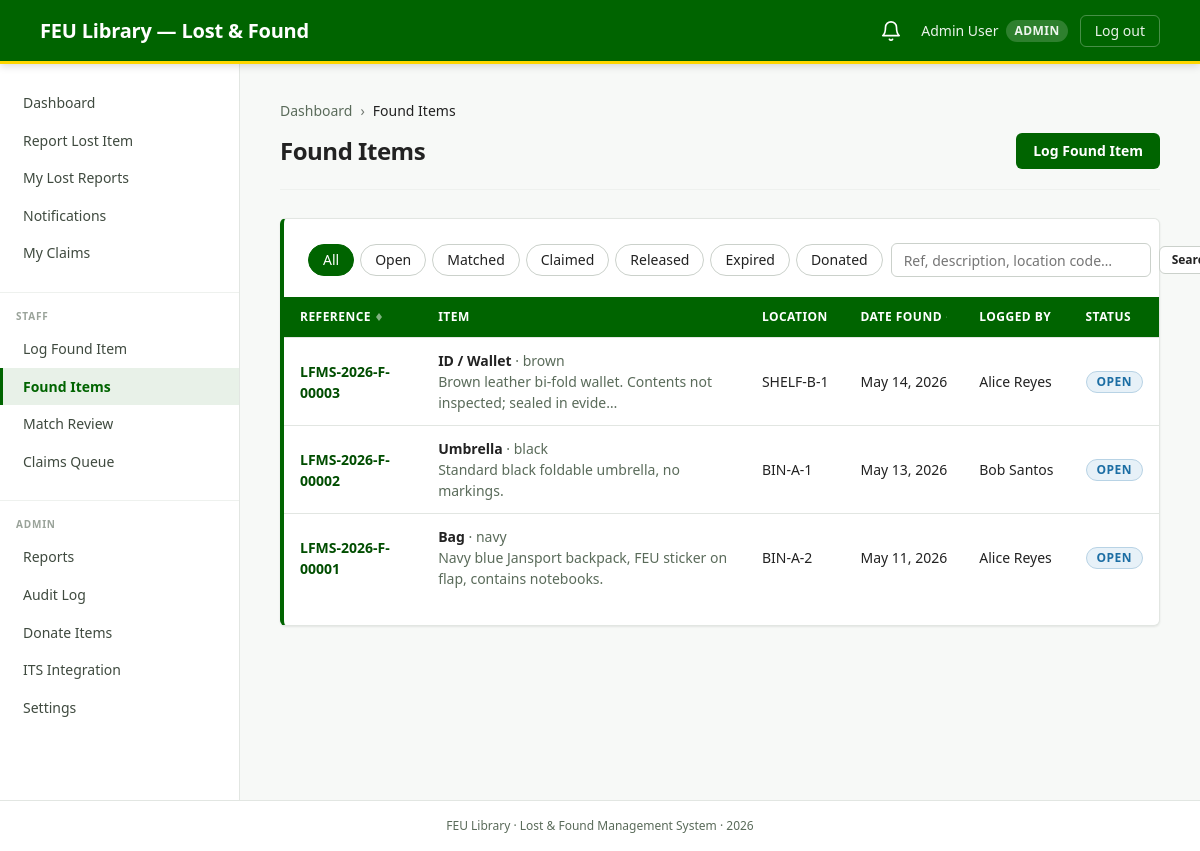
Screenshot of /index.php?p=found (signed in) with the database file from the repository.
### tables this page shows
CREATE TABLE accounts (
  id              INT UNSIGNED       NOT NULL AUTO_INCREMENT,
  role            ENUM('user','staff','admin') NOT NULL,
  user_type       ENUM('student','faculty')    NULL,             
  full_name       VARCHAR(150)       NOT NULL,
  id_number       VARCHAR(50)        NOT NULL,                   
  email           VARCHAR(255)       NOT NULL,
  password_hash   VARCHAR(255)       NOT NULL,                   
  is_active       TINYINT(1)         NOT NULL DEFAULT 1,
  created_at      DATETIME           NOT NULL DEFAULT CURRENT_TIMESTAMP,
  updated_at      DATETIME           NOT NULL DEFAULT CURRENT_TIMESTAMP
                                              ON UPDATE CURRENT_TIMESTAMP,
  PRIMARY KEY (id),
  UNIQUE KEY uq_accounts_email     (email),
  UNIQUE KEY uq_accounts_id_number (id_number),
  KEY idx_accounts_role            (role)
);

CREATE TABLE found_reports (
  id                       INT UNSIGNED       NOT NULL AUTO_INCREMENT,
  ref_number               VARCHAR(30)        NOT NULL,
  finder_account_id        INT UNSIGNED       NOT NULL,          
  category                 VARCHAR(50)        NOT NULL,
  color                    VARCHAR(50)        NOT NULL,
  brand                    VARCHAR(100)       NULL,
  description              TEXT               NOT NULL,
  storage_location_id      INT UNSIGNED       NOT NULL,
  date_found               DATE               NOT NULL,
  status                   ENUM('open','matched','claimed','released','expired','donated')
                                              NOT NULL DEFAULT 'open',
  created_at               DATETIME           NOT NULL DEFAULT CURRENT_TIMESTAMP,
  updated_at               DATETIME           NOT NULL DEFAULT CURRENT_TIMESTAMP
                                                       ON UPDATE CURRENT_TIMESTAMP,
  PRIMARY KEY (id),
  UNIQUE KEY uq_found_ref (ref_number),
  KEY idx_found_finder    (finder_account_id),
  KEY idx_found_storage   (storage_location_id),
  KEY idx_found_status    (status),
  KEY idx_found_category  (category),
  CONSTRAINT fk_found_finder
    FOREIGN KEY (finder_account_id)   REFERENCES accounts(id)          ON DELETE RESTRICT,
  CONSTRAINT fk_found_storage
    FOREIGN KEY (storage_location_id) REFERENCES storage_locations(id) ON DELETE RESTRICT
);

CREATE TABLE storage_locations (
  id              INT UNSIGNED       NOT NULL AUTO_INCREMENT,
  code            VARCHAR(20)        NOT NULL,                   
  description     VARCHAR(255)       NOT NULL,
  is_active       TINYINT(1)         NOT NULL DEFAULT 1,
  created_at      DATETIME           NOT NULL DEFAULT CURRENT_TIMESTAMP,
  updated_at      DATETIME           NOT NULL DEFAULT CURRENT_TIMESTAMP
                                              ON UPDATE CURRENT_TIMESTAMP,
  PRIMARY KEY (id),
  UNIQUE KEY uq_storage_code (code)
);

### pages/found.php (the view, shortened to what the rows shown need)
<?php
$state = table_state('', [
    'sort'     => 'created',
    'dir'      => 'desc',
    'per_page' => 25,
]);
$storage_active = (int) ($_GET['storage'] ?? 0);
$search = $state['q'];
$where  = [];
$params = [];
$where_sql = $where ? 'WHERE ' . implode(' AND ', $where) : '';
$sortable = [
    'created' => 'found_reports.created_at',
    'ref'     => 'found_reports.ref_number',
    'date'    => 'found_reports.date_found',
];
$sort_col = $sortable[$state['sort']] ?? 'found_reports.created_at';
$sort_dir = $state['dir'] === 'asc' ? 'ASC' : 'DESC';
$offset   = ($state['page'] - 1) * $state['per_page'];
$rows = q_all(
    'SELECT found_reports.*,
            storage_locations.code AS storage_code,
            accounts.full_name     AS finder_name
       FROM found_reports
       JOIN storage_locations ON storage_locations.id = found_reports.storage_location_id
       JOIN accounts          ON accounts.id          = found_reports.finder_account_id
     ' . $where_sql . '
      ORDER BY ' . $sort_col . ' ' . $sort_dir . ', found_reports.id DESC
      LIMIT ? OFFSET ?',
    array_merge($params, [$state['per_page'], $offset])
);
$base = array_filter([
    'p'        => 'found',
    'status'   => $state['status'],
    'q'        => $state['q'],
    'storage'  => $storage_active > 0 ? (string) $storage_active : '',
    'sort'     => $state['sort'] !== 'created' ? $state['sort'] : '',
    'dir'      => $state['dir']  !== 'desc'    ? $state['dir']  : '',
    'per_page' => $state['per_page'] !== 25 ? (string) $state['per_page'] : '',
], static fn($v) => $v !== '' && $v !== null);
layout_open('Found Items');
?>
<div class="card">
  <?php if (!$rows): ?>
    <div class="empty-state">
      <?php if ($state['status'] !== '' || $search !== '' || $storage_active > 0): ?>
        <p class="empty-state-title">No items match those filters</p>
        <p class="empty-state-body">Try clearing the filter or searching different keywords.</p>
        <a class="btn btn-ghost" href="<?= e(url('/index.php?p=found')) ?>">Clear filters</a>
      <?php else: ?>
        <p class="empty-state-title">No found items logged yet</p>
        <p class="empty-state-body">When students or staff turn an item in, log it here so the system can match it against open lost reports.</p>
        <a class="btn btn-primary" href="<?= e(url('/index.php?p=found.new')) ?>">Log Found Item</a>
      <?php endif; ?>
    </div>
  <?php else: ?>
    <div class="table-wrap table-wrap-cards">
      <table class="data-table data-table-static">
        <thead>
          <tr>
            <th<?= sort_aria('ref', $state) ?>><?= sort_link('ref', 'Reference', $state, '', $base) ?></th>
            <th>Item</th>
            <th class="col-narrow">Location</th>
            <th class="col-narrow"<?= sort_aria('date', $state) ?>><?= sort_link('date', 'Date found', $state, '', $base) ?></th>
            <th class="col-narrow">Logged by</th>
            <th class="col-narrow">Status</th>
          </tr>
        </thead>
        <tbody>
          <?php foreach ($rows as $r): ?>
            <tr>
              <td data-label="Reference">
                <a href="<?= e(url('/index.php?p=found.show&id=' . (int) $r['id'])) ?>">
                  <?= e((string) $r['ref_number']) ?>
                </a>
              </td>
              <td data-label="Item">
                <strong><?= e(category_label((string) $r['category'])) ?></strong>
                <span class="text-muted text-sm"> &middot; <?= e((string) $r['color']) ?></span>
                <div class="text-sm text-muted"><?= e(mb_strimwidth((string) $r['description'], 0, 70, '…')) ?></div>
              </td>
              <td data-label="Location" class="col-narrow text-sm"><?= e((string) $r['storage_code']) ?></td>
              <td data-label="Date found" class="col-narrow text-sm text-muted">
                <?= e(date('M j, Y', strtotime((string) $r['date_found']))) ?>
              </td>
              <td data-label="Logged by" class="col-narrow text-sm"><?= e((string) $r['finder_name']) ?></td>
              <td data-label="Status" class="col-narrow"><?= status_badge((string) $r['status']) ?></td>
            </tr>
          <?php endforeach; ?>
        </tbody>
      </table>
    </div>
  <?php endif; ?>
</div>

### partials/header.php (shortened to what the rows shown need)
<?php
$user = current_user();
$role_label = strtoupper((string) ($user['role'] ?? ''));
?>
<header class="app-header" role="banner">
  <div class="app-header-tools">
    <div class="app-header-user">
      <span><?= e($user['full_name']) ?></span>
      <span class="role-pill"><?= e($role_label) ?></span>
    </div>
  </div>
</header>

### lib/view.php (shortened to what the rows shown need)
<?php
function url(string $path = ''): string
{
    static $base = null;
    if ($base === null) {
        $configured = cfg('app.base_path');
        $base = rtrim($configured, '/');
    }
    return $base . '/' . ltrim($path, '/');
}
    ?><!DOCTYPE html>
<?php
function status_badge(string $status): string
{
    [$class, $label] = match (strtolower($status)) {
        'open'                 => ['badge-open',     'OPEN'],
        'matched'              => ['badge-matched',  'MATCHED'],
        'claimed'              => ['badge-matched',  'CLAIMED'],
        'pending'              => ['badge-pending',  'PENDING'],
        'pending_user_action'  => ['badge-pending',  'ACTION NEEDED'],
        'pending_verification' => ['badge-pending',  'AWAITING PICKUP'],
        'needs_info'           => ['badge-pending',  'NEEDS INFO'],
        'approved'             => ['badge-approved', 'APPROVED'],
        'rejected'             => ['badge-rejected', 'REJECTED'],
        'released'             => ['badge-released', 'RELEASED'],
        'expired'              => ['badge-expired',  'EXPIRED'],
        'donated'              => ['badge-donated',  'DONATED'],
        default                => ['badge-neutral',  strtoupper($status)],
    };
    return '<span class="badge ' . $class . '">' . e($label) . '</span>';
}
function item_categories(): array
{
    return [
        'bag'          => 'Bag',
        'backpack'     => 'Backpack',
        'phone'        => 'Phone',
        'laptop'       => 'Laptop / Tablet',
        'charger'      => 'Charger / Cable',
        'headphones'   => 'Earphones / Headphones',
        'watch'        => 'Watch / Jewelry',
        'book'         => 'Book / Notebook',
        'calculator'   => 'Calculator',
        'stationery'   => 'Pen / Stationery',
        'wallet'       => 'ID / Wallet',
        'keys'         => 'Keys',
        'water bottle' => 'Water Bottle',
        'umbrella'     => 'Umbrella',
        'clothing'     => 'Clothing',
        'other'        => 'Other',
    ];
}
function category_label(string $key): string
{
    $cats = item_categories();
    return $cats[$key] ?? ucfirst($key);
}
function table_state(string $prefix = '', array $defaults = []): array
{
    $allowed_per = [10, 25, 50, 100];
    $raw_per     = (int) ($_GET[$prefix . 'per_page'] ?? 0);
    return [
        'sort'     => isset($_GET[$prefix . 'sort']) && is_string($_GET[$prefix . 'sort'])
                      ? trim($_GET[$prefix . 'sort'])
                      : (string) ($defaults['sort'] ?? ''),
        'dir'      => (isset($_GET[$prefix . 'dir']) && $_GET[$prefix . 'dir'] === 'asc')
                      ? 'asc'
                      : ((isset($_GET[$prefix . 'dir']) && $_GET[$prefix . 'dir'] === 'desc')
                          ? 'desc'
                          : (string) ($defaults['dir'] ?? 'desc')),
        'page'     => max(1, (int) ($_GET[$prefix . 'page'] ?? 1)),
        'per_page' => in_array($raw_per, $allowed_per, true)
                      ? $raw_per
                      : (int) ($defaults['per_page'] ?? 25),
        'status'   => isset($_GET[$prefix . 'status']) && is_string($_GET[$prefix . 'status'])
                      ? trim($_GET[$prefix . 'status'])
                      : (string) ($defaults['status'] ?? ''),
        'q'        => isset($_GET[$prefix . 'q']) && is_string($_GET[$prefix . 'q'])
                      ? trim($_GET[$prefix . 'q'])
                      : '',
    ];
}
function sort_link(string $column, string $label, array $state, string $prefix = '', array $base = []): string
{
    $is_active = $state['sort'] === $column;
    $new_dir   = $is_active && $state['dir'] === 'asc' ? 'desc' : 'asc';
    $params = $base;
    $params[$prefix . 'sort'] = $column;
    $params[$prefix . 'dir']  = $new_dir;
    unset($params[$prefix . 'page']);
    $svg_up   = '<svg width="8" height="8" viewBox="0 0 8 8" fill="currentColor" focusable="false"><path d="M4 1 7 7H1z"/></svg>';
    $svg_down = '<svg width="8" height="8" viewBox="0 0 8 8" fill="currentColor" focusable="false"><path d="M4 7 1 1h6z"/></svg>';
    $svg_both = '<svg width="8" height="10" viewBox="0 0 8 10" fill="currentColor" focusable="false"><path d="M4 1 7 5H1zM4 9 1 5h6z"/></svg>';
    $indicator = $is_active
        ? ($state['dir'] === 'asc' ? $svg_up : $svg_down)
        : $svg_both;
    $class = 'sort-link' . ($is_active ? ' sort-active' : '');
    return '<a href="' . e(url('/index.php?' . http_build_query($params))) . '" class="' . $class . '">'
         . e($label)
         . '<span class="sort-indicator" aria-hidden="true">' . $indicator . '</span>'
         . '</a>';
}
function sort_aria(string $column, array $state): string
{
    if (($state['sort'] ?? '') !== $column) {
        return '';
    }
    $dir = ($state['dir'] ?? 'asc') === 'asc' ? 'ascending' : 'descending';
    return ' aria-sort="' . $dir . '"';
}

### rows the page displays
accounts: full_name "Admin User", role "ADMIN"
found_reports: ref_number "LFMS-2026-F-00003", category "ID / Wallet", color "brown", description "Brown leather bi-fold wallet. Contents not inspected; sealed in evide…", storage_location.code "SHELF-B-1", date_found "May 14, 2026", finder_account.full_name "Alice Reyes"
found_reports: ref_number "LFMS-2026-F-00002", category "Umbrella", color "black", description "Standard black foldable umbrella, no markings.", storage_location.code "BIN-A-1", date_found "May 13, 2026", finder_account.full_name "Bob Santos"
found_reports: ref_number "LFMS-2026-F-00001", category "Bag", color "navy", description "Navy blue Jansport backpack, FEU sticker on flap, contains notebooks.", storage_location.code "BIN-A-2", date_found "May 11, 2026", finder_account.full_name "Alice Reyes"

### other values shown
$item['label'] "Dashboard"
$item['label'] "Report Lost Item"
$item['label'] "My Lost Reports"
$item['label'] "Notifications"
$item['label'] "My Claims"
$item['label'] "STAFF"
$item['label'] "Log Found Item"
$item['label'] "Found Items"
$item['label'] "Match Review"
$item['label'] "Claims Queue"
$item['label'] "ADMIN"
$item['label'] "Reports"
$item['label'] "Audit Log"
$item['label'] "Donate Items"
$item['label'] "ITS Integration"
